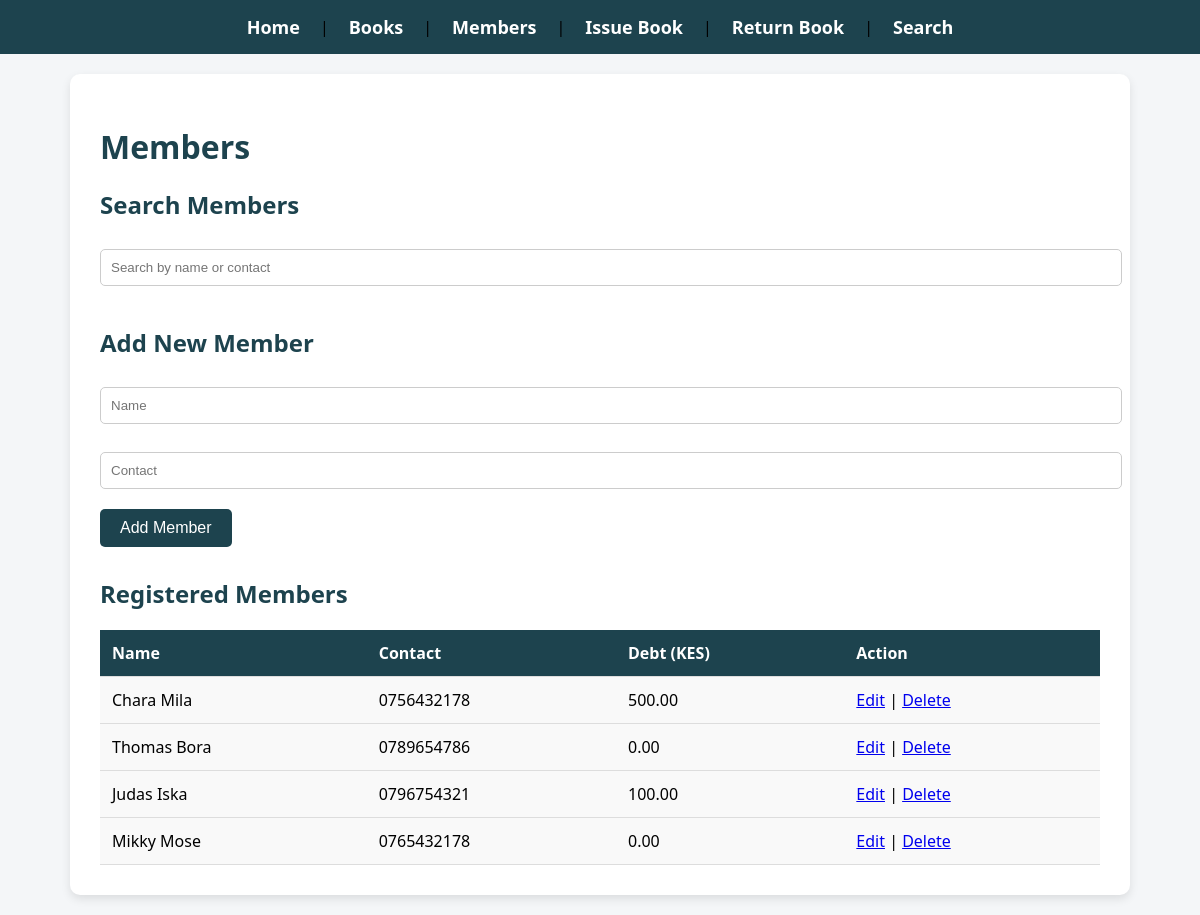
/members, run on the app's committed database.
### models.py (models this page shows)
class Member(db.Model):
    id = db.Column(db.Integer, primary_key=True)
    name = db.Column(db.String(120), nullable=False)
    contact = db.Column(db.String(20), nullable=False)
    debt = db.Column(db.Float, default=0.0)

### app.py (the view)
@app.route('/members')
def members():
    search_query = request.args.get('q')
    if search_query:
        members = Member.query.filter(
            (Member.name.ilike(f'%{search_query}%')) |
            (Member.contact.ilike(f'%{search_query}%'))
        ).all()
    else:
        members = Member.query.all()
    return render_template('members.html', members=members)

### templates/members.html (shortened to what this page needs)
{% extends 'layout.html' %}
{% block content %}
<h1>Members</h1>
<h2>Search Members</h2>
<input type="text" id="memberSearch" placeholder="Search by name or contact">
<h2>Add New Member</h2>
<form method="post" action="{{ url_for('add_member') }}">
    <input type="text" name="name" placeholder="Name" required>
    <input type="text" name="contact" placeholder="Contact" required>
    <button type="submit">Add Member</button>
</form>
<h2>Registered Members</h2>
<table id="membersTable">
    <thead>
        <tr>
            <th>Name</th><th>Contact</th><th>Debt (KES)</th><th>Action</th>
        </tr>
    </thead>
    <tbody>
        {% for member in members %}
        <tr>
            <td>{{ member.name }}</td>
            <td>{{ member.contact }}</td>
            <td>{{ "%.2f"|format(member.debt) }}</td>
            <td>
                <a href="{{ url_for('edit_member', member_id=member.id) }}">Edit</a> |
                <a href="{{ url_for('delete_member', member_id=member.id) }}">Delete</a>
            </td>
        </tr>
        {% endfor %}
    </tbody>
</table>
{% endblock %}

### static/style.css (style rules this page uses)
body { font-family: 'Segoe UI', Tahoma, Geneva, Verdana, sans-serif; background: #f4f6f8; margin: 0; padding: 0; }
h1, h2 { color: #1d434e; margin-bottom: 20px; }
form { margin-bottom: 30px; }
input[type="text"], input[type="number"], select { width: 100%; padding: 10px; margin-top: 8px; margin-bottom: 20px; border: 1px solid #ccc; border-radius: 5px; }
button, input[type="submit"] { background-color: #1d434e; color: white; border: none; padding: 10px 20px; font-size: 16px; border-radius: 5px; cursor: pointer; }
table { width: 100%; border-collapse: collapse; margin-top: 20px; }
table th, table td { padding: 12px; text-align: left; border-bottom: 1px solid #ddd; }
table th { background-color: #1d434e; color: white; }
table td { background-color: #f9f9f9; }

### data on the page
Member: name "Chara Mila", contact "0756432178", debt "500.00"
Member: name "Thomas Bora", contact "0789654786", debt "0.00"
Member: name "Judas Iska", contact "0796754321", debt "100.00"
Member: name "Mikky Mose", contact "0765432178", debt "0.00"
